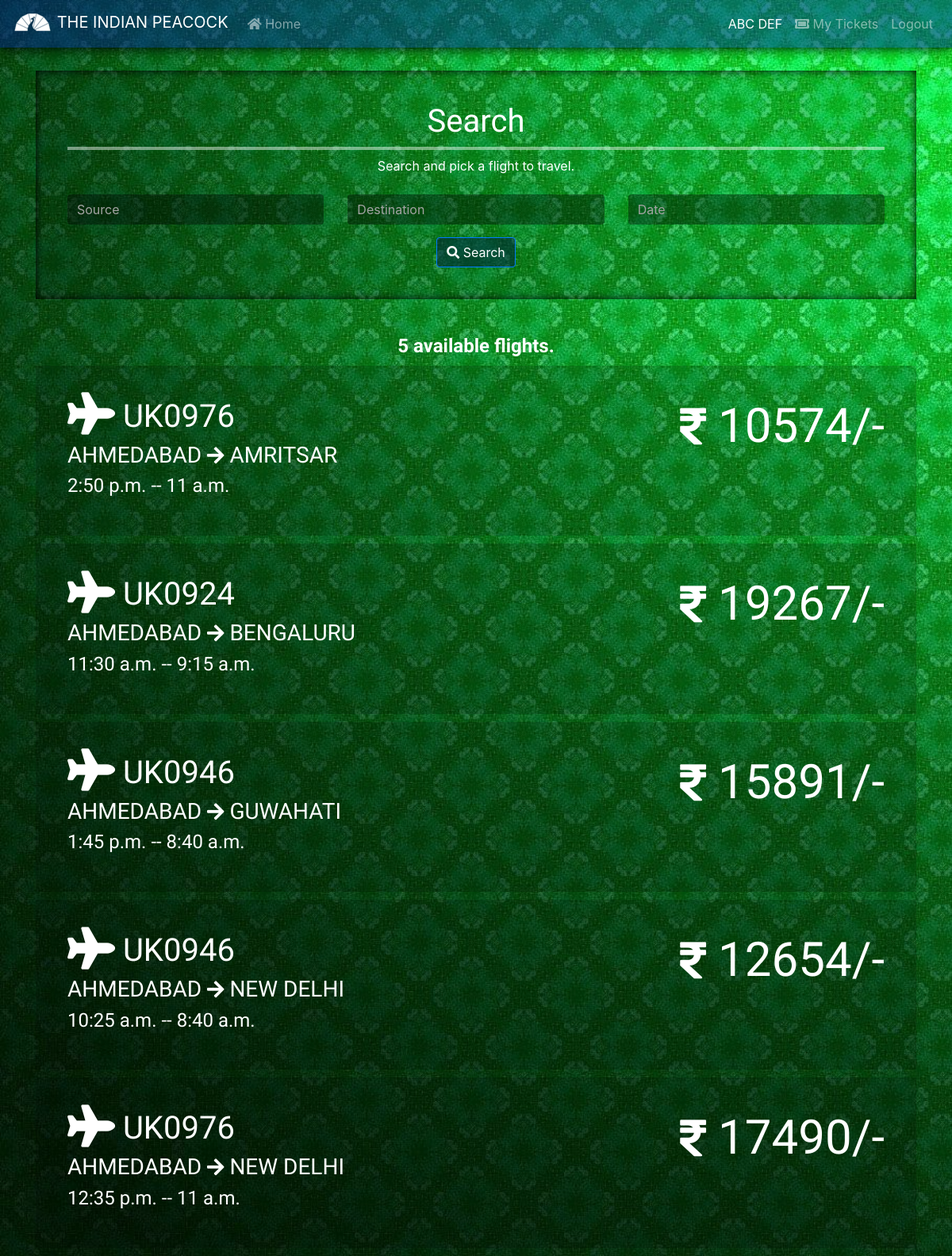
Page /index/ (signed in) on the committed database.
### airline3app/models.py (models this page shows, shortened)
class FlightDetail(models.Model):
    flight_code = models.ForeignKey(Plane, on_delete=models.CASCADE)
    route_no = models.ForeignKey(Route, on_delete=models.CASCADE)
    arrival = models.TimeField()
    departure = models.TimeField(null=True)
    price = models.PositiveIntegerField()
    class Meta:
        unique_together = (('flight_code', 'route_no'),)

class Route(models.Model):
    route_no = models.AutoField(primary_key=True)
    route_dest = models.CharField(max_length = 100)
    route_src = models.CharField(max_length = 100)
    class Meta:
        unique_together = (('route_dest', 'route_src'),)

### airline3app/views.py (the view)
# urls.py: path('index/',views.index,name='index'),
@login_required
def index(request):
    global cities
    form = SearchForm()
    source = ''
    destination = ''
    q1 = FlightDetail.objects.none()
    if request.method == "POST":
        form = SearchForm(request.POST)
        if form.is_valid():
            jdte = form.cleaned_data.get('Date')
            Day = jdte.strftime("%a").upper()
            source = form.cleaned_data.get('source')
            destination = form.cleaned_data.get('destination')
            request.session['jdte'] = jdte.strftime("%m/%d/%Y")
            q1 = FlightDetail.objects.filter(route_no__route_src__iexact=source, route_no__route_dest__iexact=destination).exclude(noflightday__Days=Day)
            if q1:
                request.session['R_No'] = q1[0].route_no_id
        else:
            print("ERROR")
    else:
        q1 = FlightDetail.objects.all()
    return render(request,'index.html',{'form':form, 'flights':q1, 'dest':destination, 'src':source, 'cities':cities})

### airline3app/forms.py
class SearchForm(forms.Form):
    source = forms.CharField(widget=forms.TextInput(attrs={'autocomplete': 'off'}))
    destination = forms.CharField(widget=forms.TextInput(attrs={'autocomplete': 'off'}))
    Date = forms.DateField(widget=forms.TextInput(attrs={'class': 'datepicker', 'autocomplete': 'off'}))

### templates/index.html (shortened to what this page needs)
<!DOCTYPE html>
{% extends 'base.html' %}
{% load static %}
{% block links_n_scripts %}
  {% load bootstrap4 %}
  {% bootstrap_css %}
  <link rel="stylesheet" href="//code.jquery.com/ui/1.12.1/themes/base/jquery-ui.css">
{% endblock %}
{% block body_block %}
<div class="jumbotron jumbotron-translucent" style="margin: 65px 0px 45px 0px; border-radius: 0rem!important;">
  <form method="post">
    <h1 align="center">Search</h1>
    <hr>
    <div align="center" style="color: white;">
    Search and pick a flight to travel.
    </div>
    <br>
    <div class="row">
      <div class="col form-group">
        <input list="src" type="text" autocomplete="off" class="form-control textbox-translucent" placeholder="Source" name="source" required title="" id="id_source">
      </div>
      <div class="col form-group">
        <input list="dest" type="text" name="destination" autocomplete="off" class="form-control textbox-translucent" placeholder="Destination" required title="" id="id_destination">
      </div>
      <div class="col form-group">
        <input type="text" name="Date" class="form-control datepicker textbox-translucent" autocomplete="off" placeholder="Date" title="" id="id_Date">
      </div>
    </div>
    <div class="col-md text-center">
      <button class="btn btn-primary button-translucent" type="submit"><i class="fas fa-search"></i> Search</button>
    </div>
  </form>
</div>
{% if flights %}
  {% if request.method == 'POST' %}
  <h4 style="text-align: center"><b>{{ flights.count }} flights found.</b></h4>
  {% else %}
  <h4 style="text-align: center"><b>{{ flights.count }} available flights.</b></h4>
  {% endif %}
  {% for flights in flights %}
    <div class="jumbotron jumbotron-translucent" style="margin: 10px 0px; box-shadow: none;border-radius: 0rem!important;">
      <div class="row">
        <div class="col">
          <h1><i class="fas fa-plane fa-lg"></i> {{ flights.flight_code_id }}</h1>
          <h3>{{ flights.route_no.route_src }} <i class="fas fa-arrow-right fa-sm"></i> {{ flights.route_no.route_dest }}</h3>
          <h4>{{ flights.arrival }} -- {{ flights.departure }}</h4>
        </div>
        <div class="col" style="text-align: right">
          <h1 style="font-size: 60px;"><i class="fas fa-rupee-sign fa-sm"></i> {{ flights.price }}/-</h1>
        </div>
      </div>
    </div>
  {% endfor %}
{% else %}
  <h1 style="color: #efefef;">NO PLANES</h1>
{% endif %}
{% endblock %}

### templates/base.html (shortened to what this page needs)
<!DOCTYPE html>
<html lang="en" dir="ltr">
  {% load static %}
  <head>
    <link rel="stylesheet" href={% static 'css/tweaks.css' %}>
    <link rel="stylesheet" href="https://stackpath.bootstrapcdn.com/bootstrap/4.3.1/css/bootstrap.min.css">
    <link rel="stylesheet" href="https://use.fontawesome.com/releases/v5.8.1/css/all.css">
    {% block links_n_scripts %}
    {% endblock %}
  </head>
  <body style="background-image: url({% static 'images/background1.jpg' %}); background-size: cover; background-attachment: fixed;">
    {% block home %}
    <nav class="navbar navbar-expand-lg navbar-dark nav-dark-translucent fixed-top">
      <a class="navbar-brand" href="{% url 'about' %}"><img src={% static 'images/peacock-icon.png' %} style="margin-bottom: 5px;"> THE INDIAN PEACOCK</a>
      <div class="collapse navbar-collapse" id="navbarSupportedContent">
        <ul class="navbar-nav mr-auto">
          <li class="nav-item">
            <a class="nav-link" href="{% url 'home' %}"><i class="fas fa-home"></i> Home</a>
          </li>
        </ul>
        <ul class="navbar-nav">
          {% if not user.is_authenticated %}
            {% block login %}
            <li class="nav-item">
              <a class="nav-link" href="{% url 'airline3app:user_login' %}"><i class="fas fa-sign-in-alt"></i> Login</a>
            </li>
            {% endblock %}
            {% block register %}
            <li class="nav-item">
              <a class="nav-link" href="{% url 'airline3app:register' %}">Register</a>
            </li>
            {% endblock %}
          {% else %}
          <li class="nav-item active">
            <a class="nav-link">{{ user.first_name }} {{ user.last_name }}</a>
          </li>
            {% block ticket_list %}
            <li class="nav-item">
              <a class="nav-link" href="{% url 'ticket_list' %}"><i class="fas fa-ticket-alt"></i> My Tickets</a>
            </li>
            {% endblock %}
          <li class="nav-item">
            <a class="nav-link" href="{% url 'user_logout' %}">Logout</a>
          </li>
          {% endif %}
        </ul>
      </div>
    </nav>
    {% endblock %}
    <br>
    <div class="container">
      {% block body_block %}
      {% endblock %}
    </div>
  </body>
</html>

### static/css/tweaks.css (style rules this page uses)
.jumbotron-translucent { background-color: #00000029!important; box-shadow: inset 0 0 11px black; padding: 40px!important; border-top-left-radius: 4rem!important; border-bottom-right-radius: 4rem!important; }
h1, h2, h3, h4, h5, h6 { color: white!important; font-family: 'Quicksand', sans-serif!important; }
.nav-dark-translucent { background-color: #031b8e80; box-shadow: 0px 0px 15px black; }
input::placeholder { color: rgb(163, 163, 163)!important; }
input { color: white!important; }
.textbox-translucent { background-color: #00000060!important; border: transparent!important; }
.button-translucent { background-color: #001f4085!important; border-color: #007bff!important; transition: background-color .15s ease-in-out!important; }
hr { display: block; margin-top: 0.5em!important; margin-bottom: 0.5em!important; margin-left: auto; margin-right: auto; border: 2px solid rgba(255, 255, 255, 0.459)!important; }

### rows in the picture
FlightDetail: flight_code_id "UK0976", route_no.route_src "AHMEDABAD", route_no.route_dest "AMRITSAR", arrival "2:50 p.m.", departure "11 a.m.", price "10574"
FlightDetail: flight_code_id "UK0924", route_no.route_src "AHMEDABAD", route_no.route_dest "BENGALURU", arrival "11:30 a.m.", departure "9:15 a.m.", price "19267"
FlightDetail: flight_code_id "UK0946", route_no.route_src "AHMEDABAD", route_no.route_dest "GUWAHATI", arrival "1:45 p.m.", departure "8:40 a.m.", price "15891"
FlightDetail: flight_code_id "UK0946", route_no.route_src "AHMEDABAD", route_no.route_dest "NEW DELHI", arrival "10:25 a.m.", departure "8:40 a.m.", price "12654"
FlightDetail: flight_code_id "UK0976", route_no.route_src "AHMEDABAD", route_no.route_dest "NEW DELHI", arrival "12:35 p.m.", departure "11 a.m.", price "17490"

### other values in the picture
{{ user.first_name }} "ABC"
{{ user.last_name }} "DEF"
{{ flights.count }} "5"
